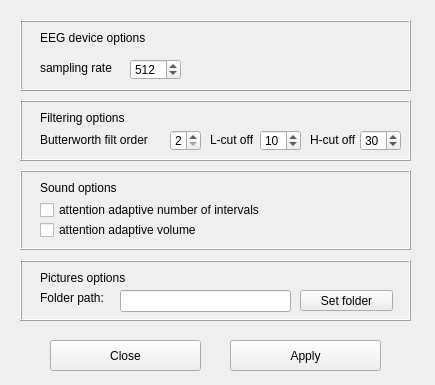
<?xml version="1.0" encoding="UTF-8"?>
<ui version="4.0">
 <class>Settings</class>
 <widget class="QWidget" name="Settings">
  <property name="geometry">
   <rect>
    <x>0</x>
    <y>0</y>
    <width>435</width>
    <height>385</height>
   </rect>
  </property>
  <property name="windowTitle">
   <string>Settings</string>
  </property>
  <widget class="QPushButton" name="pushButton_2">
   <property name="geometry">
    <rect>
     <x>50</x>
     <y>340</y>
     <width>151</width>
     <height>31</height>
    </rect>
   </property>
   <property name="text">
    <string>Close</string>
   </property>
  </widget>
  <widget class="QPushButton" name="pushButton_3">
   <property name="geometry">
    <rect>
     <x>230</x>
     <y>340</y>
     <width>151</width>
     <height>31</height>
    </rect>
   </property>
   <property name="text">
    <string>Apply</string>
   </property>
  </widget>
  <widget class="QFrame" name="frame_10">
   <property name="geometry">
    <rect>
     <x>20</x>
     <y>100</y>
     <width>391</width>
     <height>61</height>
    </rect>
   </property>
   <property name="frameShape">
    <enum>QFrame::Box</enum>
   </property>
   <property name="frameShadow">
    <enum>QFrame::Raised</enum>
   </property>
   <widget class="QLabel" name="label_20">
    <property name="geometry">
     <rect>
      <x>20</x>
      <y>10</y>
      <width>101</width>
      <height>16</height>
     </rect>
    </property>
    <property name="text">
     <string>Filtering options</string>
    </property>
   </widget>
   <widget class="QSpinBox" name="spinBox_14">
    <property name="geometry">
     <rect>
      <x>150</x>
      <y>30</y>
      <width>31</width>
      <height>21</height>
     </rect>
    </property>
    <property name="minimum">
     <number>2</number>
    </property>
    <property name="maximum">
     <number>8</number>
    </property>
    <property name="singleStep">
     <number>1</number>
    </property>
    <property name="value">
     <number>2</number>
    </property>
   </widget>
   <widget class="QLabel" name="label_26">
    <property name="geometry">
     <rect>
      <x>190</x>
      <y>30</y>
      <width>51</width>
      <height>20</height>
     </rect>
    </property>
    <property name="text">
     <string>L-cut off</string>
    </property>
   </widget>
   <widget class="QSpinBox" name="spinBox_15">
    <property name="geometry">
     <rect>
      <x>240</x>
      <y>30</y>
      <width>41</width>
      <height>21</height>
     </rect>
    </property>
    <property name="minimum">
     <number>1</number>
    </property>
    <property name="maximum">
     <number>40</number>
    </property>
    <property name="singleStep">
     <number>1</number>
    </property>
    <property name="value">
     <number>10</number>
    </property>
   </widget>
   <widget class="QLabel" name="label_27">
    <property name="geometry">
     <rect>
      <x>290</x>
      <y>30</y>
      <width>51</width>
      <height>20</height>
     </rect>
    </property>
    <property name="text">
     <string>H-cut off</string>
    </property>
   </widget>
   <widget class="QSpinBox" name="spinBox_16">
    <property name="geometry">
     <rect>
      <x>340</x>
      <y>30</y>
      <width>41</width>
      <height>21</height>
     </rect>
    </property>
    <property name="minimum">
     <number>10</number>
    </property>
    <property name="maximum">
     <number>80</number>
    </property>
    <property name="singleStep">
     <number>1</number>
    </property>
    <property name="value">
     <number>30</number>
    </property>
   </widget>
   <widget class="QLabel" name="label_28">
    <property name="geometry">
     <rect>
      <x>20</x>
      <y>30</y>
      <width>121</width>
      <height>20</height>
     </rect>
    </property>
    <property name="text">
     <string>Butterworth filt order</string>
    </property>
   </widget>
  </widget>
  <widget class="QFrame" name="frame">
   <property name="geometry">
    <rect>
     <x>20</x>
     <y>20</y>
     <width>391</width>
     <height>71</height>
    </rect>
   </property>
   <property name="frameShape">
    <enum>QFrame::Box</enum>
   </property>
   <property name="frameShadow">
    <enum>QFrame::Raised</enum>
   </property>
   <widget class="QLabel" name="label_34">
    <property name="geometry">
     <rect>
      <x>20</x>
      <y>10</y>
      <width>111</width>
      <height>16</height>
     </rect>
    </property>
    <property name="text">
     <string>EEG device options</string>
    </property>
   </widget>
   <widget class="QLabel" name="label_35">
    <property name="geometry">
     <rect>
      <x>20</x>
      <y>40</y>
      <width>81</width>
      <height>16</height>
     </rect>
    </property>
    <property name="text">
     <string>sampling rate</string>
    </property>
   </widget>
   <widget class="QSpinBox" name="spinBox_20">
    <property name="geometry">
     <rect>
      <x>110</x>
      <y>39</y>
      <width>51</width>
      <height>21</height>
     </rect>
    </property>
    <property name="minimum">
     <number>256</number>
    </property>
    <property name="maximum">
     <number>1024</number>
    </property>
    <property name="singleStep">
     <number>128</number>
    </property>
    <property name="value">
     <number>512</number>
    </property>
   </widget>
  </widget>
  <widget class="QFrame" name="frame_2">
   <property name="geometry">
    <rect>
     <x>20</x>
     <y>260</y>
     <width>391</width>
     <height>61</height>
    </rect>
   </property>
   <property name="frameShape">
    <enum>QFrame::Box</enum>
   </property>
   <property name="frameShadow">
    <enum>QFrame::Raised</enum>
   </property>
   <widget class="QLabel" name="label_30">
    <property name="geometry">
     <rect>
      <x>20</x>
      <y>10</y>
      <width>101</width>
      <height>16</height>
     </rect>
    </property>
    <property name="text">
     <string>Pictures options</string>
    </property>
   </widget>
   <widget class="QLabel" name="label_31">
    <property name="geometry">
     <rect>
      <x>20</x>
      <y>30</y>
      <width>71</width>
      <height>16</height>
     </rect>
    </property>
    <property name="text">
     <string>Folder path:</string>
    </property>
   </widget>
   <widget class="QLineEdit" name="lineEdit">
    <property name="geometry">
     <rect>
      <x>100</x>
      <y>30</y>
      <width>171</width>
      <height>22</height>
     </rect>
    </property>
    <property name="readOnly">
     <bool>true</bool>
    </property>
   </widget>
   <widget class="QPushButton" name="pushButton">
    <property name="geometry">
     <rect>
      <x>280</x>
      <y>30</y>
      <width>93</width>
      <height>21</height>
     </rect>
    </property>
    <property name="text">
     <string>Set folder</string>
    </property>
   </widget>
  </widget>
  <widget class="QFrame" name="frame_3">
   <property name="geometry">
    <rect>
     <x>20</x>
     <y>170</y>
     <width>391</width>
     <height>80</height>
    </rect>
   </property>
   <property name="frameShape">
    <enum>QFrame::Box</enum>
   </property>
   <property name="frameShadow">
    <enum>QFrame::Raised</enum>
   </property>
   <widget class="QLabel" name="label_32">
    <property name="geometry">
     <rect>
      <x>20</x>
      <y>10</y>
      <width>91</width>
      <height>16</height>
     </rect>
    </property>
    <property name="text">
     <string>Sound options</string>
    </property>
   </widget>
   <widget class="QCheckBox" name="checkBox">
    <property name="geometry">
     <rect>
      <x>20</x>
      <y>30</y>
      <width>261</width>
      <height>20</height>
     </rect>
    </property>
    <property name="text">
     <string>attention adaptive number of intervals</string>
    </property>
   </widget>
   <widget class="QCheckBox" name="checkBox_2">
    <property name="geometry">
     <rect>
      <x>20</x>
      <y>50</y>
      <width>181</width>
      <height>20</height>
     </rect>
    </property>
    <property name="text">
     <string>attention adaptive volume</string>
    </property>
   </widget>
  </widget>
 </widget>
 <resources/>
 <connections/>
</ui>
